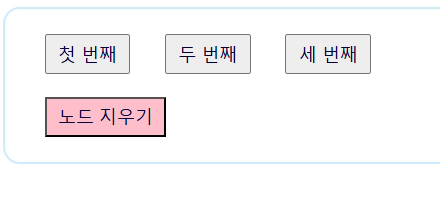
#> input picture frame 19 of 20241125-0158-35.1867824.mp4, 440 x 222 px, given in place of vtest.avi, which was not available
$ jupyter execute '히스토그램_평활화.ipynb'   (text cells are left out)
#> lines starting #> are read from the running program, lines starting #| are printed output that depends on the picture; pictures that were not available may be replaced by others from this repository, and a replacement may not be noted
[cell 1]
import cv2
import numpy as np
import urllib.request

# 샘플 영상 다운로드
url = 'https://raw.githubusercontent.com/opencv/opencv/master/samples/data/vtest.avi'
urllib.request.urlretrieve(url, 'vtest.avi')
#> (this line was passed over: the network is not available in this run)

# 영상 읽기 설정
cap = cv2.VideoCapture('vtest.avi')

# 영상 정보 가져오기 (가로, 세로, FPS)
width = int(cap.get(cv2.CAP_PROP_FRAME_WIDTH))
height = int(cap.get(cv2.CAP_PROP_FRAME_HEIGHT))
fps = cap.get(cv2.CAP_PROP_FPS)
fourcc = cv2.VideoWriter_fourcc(*'mp4v')  # 저장 코덱 설정

# 영상 쓰기(저장) 설정
out = cv2.VideoWriter('vtest_equalized.mp4', fourcc, fps, (width, height))

while cap.isOpened():
    ret, frame = cap.read()
#> frame is the input picture: shape (222, 440, 3); mean B, G, R 246.9, 245.6, 247.6
    if not ret:
        break

    # YUV 변환 -> Y 평활화 -> 결합 -> BGR 복구
    yuv = cv2.cvtColor(frame, cv2.COLOR_BGR2YUV)
#> yuv: shape (222, 440, 3); mean of channels 0, 1, 2 246.3, 128.2, 129.1
    y, u, v = cv2.split(yuv)
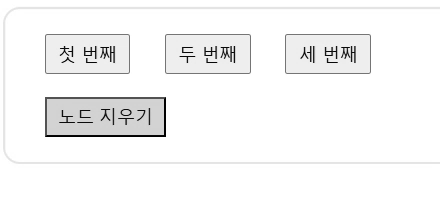
#> y: shape (222, 440); min 0, max 255, mean 246.3
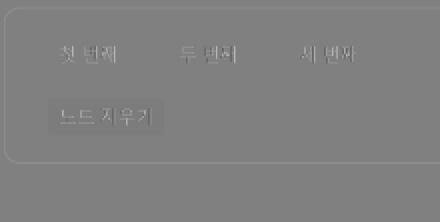
#> u: shape (222, 440); min 99, max 185, mean 128.2
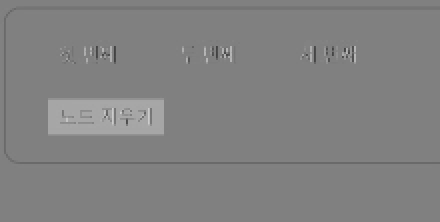
#> v: shape (222, 440); min 65, max 205, mean 129.1
    y_equalized = cv2.equalizeHist(y)  # 평활화 적용
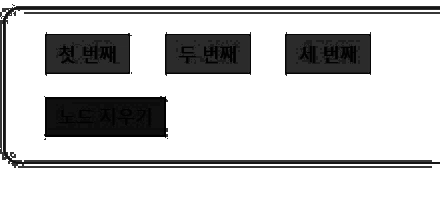
#> y_equalized: shape (222, 440); min 0, max 255, mean 206.5
    yuv_equalized = cv2.merge([y_equalized, u, v])
#> yuv_equalized: shape (222, 440, 3); mean of channels 0, 1, 2 206.5, 128.2, 129.1
    result_frame = cv2.cvtColor(yuv_equalized, cv2.COLOR_YUV2BGR)
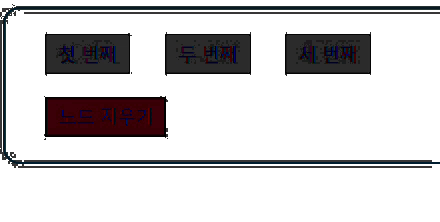
#> result_frame: shape (222, 440, 3); mean B, G, R 207.1, 206.1, 207.9

    # 처리된 프레임을 파일에 쓰기
    out.write(result_frame)

cap.release()
out.release()
print("vtest_equalized.mp4 저장 완료")

$ run again, starting later in the video
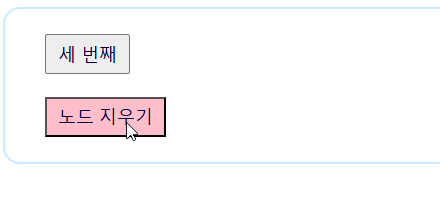
#> input picture frame 87 of 20241125-0158-35.1867824.mp4, 440 x 222 px, given in place of vtest.avi, which was not available
#> frame is the input picture: shape (222, 440, 3); mean B, G, R 249.5, 248.5, 250.3
#> yuv: shape (222, 440, 3); mean of channels 0, 1, 2 249.1, 128.2, 129.1
#> `y, u, v = cv2.split(yuv)`:
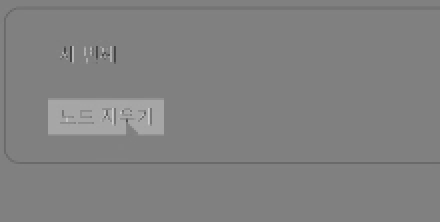
#> v: shape (222, 440); min 64, max 205, mean 129.1
#> yuv_equalized: shape (222, 440, 3); mean of channels 0, 1, 2 220.5, 128.2, 129.1
#> `result_frame = cv2.cvtColor(yuv_equalized, cv2.COLOR_YUV2BGR)`:
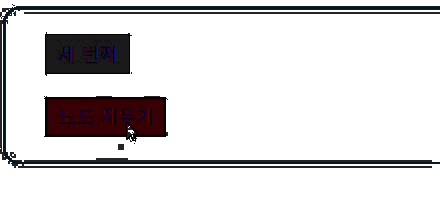
#> result_frame: shape (222, 440, 3); mean B, G, R 220.9, 220.2, 221.9

$ run again, starting later in the video
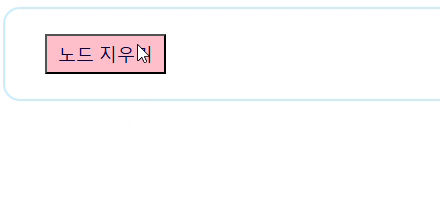
#> input picture frame 156 of 20241125-0158-35.1867824.mp4, 440 x 222 px, given in place of vtest.avi, which was not available
#> frame is the input picture: shape (222, 440, 3); mean B, G, R 250.7, 249.9, 251.9
#> yuv: shape (222, 440, 3); mean of channels 0, 1, 2 250.6, 128.1, 129.1
#> `y, u, v = cv2.split(yuv)`:
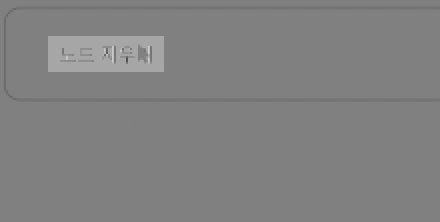
#> v: shape (222, 440); min 78, max 205, mean 129.1
#> yuv_equalized: shape (222, 440, 3); mean of channels 0, 1, 2 232, 128.1, 129.1
#> `result_frame = cv2.cvtColor(yuv_equalized, cv2.COLOR_YUV2BGR)`:
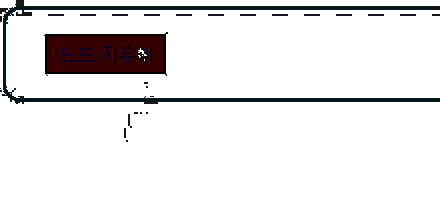
#> result_frame: shape (222, 440, 3); mean B, G, R 232.2, 231.8, 233.3
